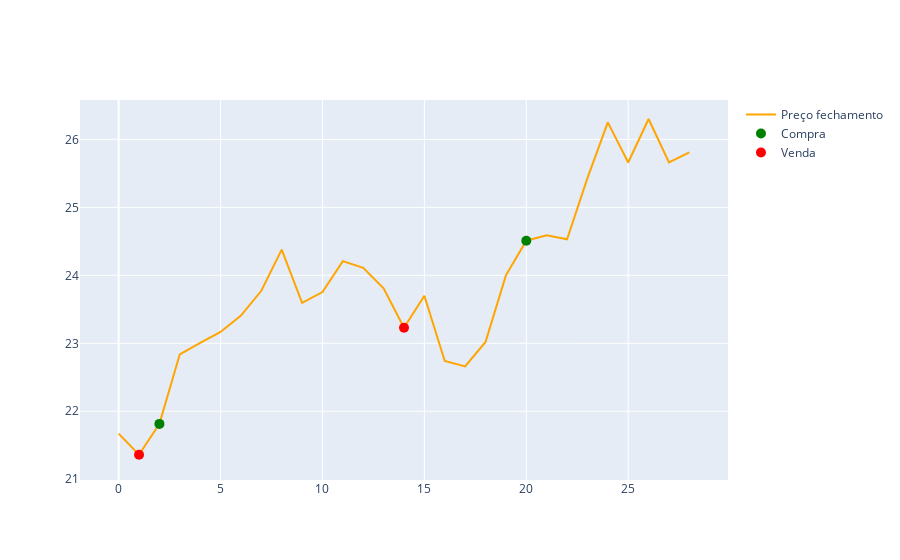

Notebook code for this chart:
### Code cell
df_plot = df_ticker

fig = go.Figure()

fig.add_trace(go.Scatter(x=df_plot.index,
                         y=df_plot['Close'],
                         name="Preço fechamento",
                         line_color='orange'
                         ))

fig.add_trace(go.Scatter(x=df_plot.index,
                         y=df_plot['preco_compra'],
                         name="Compra",
                         mode='markers',
                         marker=  dict(
                            color='green',
                            size=10,
                            )
                         ))

fig.add_trace(go.Scatter(x=df_plot.index,
                         y=df_plot['preco_venda'],
                         name="Venda",
                         mode='markers',
                         marker=  dict(
                            color='red',
                            size=10,
                            )
                         ))

fig.show()

### Figure 1 — Plotly figure (JSON) as saved in the notebook; plotly's stock layout.template omitted (floating-point values rounded to 4 significant figures)
{"data": [{"line": {"color": "orange"}, "name": "Preço fechamento", "type": "scatter", "x": [0, 1, 2, 3, 4, 5, 6, 7, 8, 9, 10, 11, 12, 13, 14, 15, 16, 17, 18, 19, 20, 21, 22, 23, 24, 25, 26, 27, 28], "y": [21.67, 21.36, 21.81, 22.84, 23.01, 23.17, 23.41, 23.77, 24.38, 23.59, 23.75, 24.21, 24.11, 23.81, 23.23, 23.7, 22.74, 22.66, 23.02, 24, 24.51, 24.59, 24.53, 25.43, 26.25, 25.66, 26.3, 25.66, 25.81]}, {"marker": {"color": "green", "size": 10}, "mode": "markers", "name": "Compra", "type": "scatter", "x": [0, 1, 2, 3, 4, 5, 6, 7, 8, 9, 10, 11, 12, 13, 14, 15, 16, 17, 18, 19, 20, 21, 22, 23, 24, 25, 26, 27, 28], "y": [null, null, 21.81, null, null, null, null, null, null, null, null, null, null, null, null, null, null, null, null, null, 24.51, null, null, null, null, null, null, null, null]}, {"marker": {"color": "red", "size": 10}, "mode": "markers", "name": "Venda", "type": "scatter", "x": [0, 1, 2, 3, 4, 5, 6, 7, 8, 9, 10, 11, 12, 13, 14, 15, 16, 17, 18, 19, 20, 21, 22, 23, 24, 25, 26, 27, 28], "y": [null, 21.36, null, null, null, null, null, null, null, null, null, null, null, null, 23.23, null, null, null, null, null, null, null, null, null, null, null, null, null, null]}], "layout": {}}
